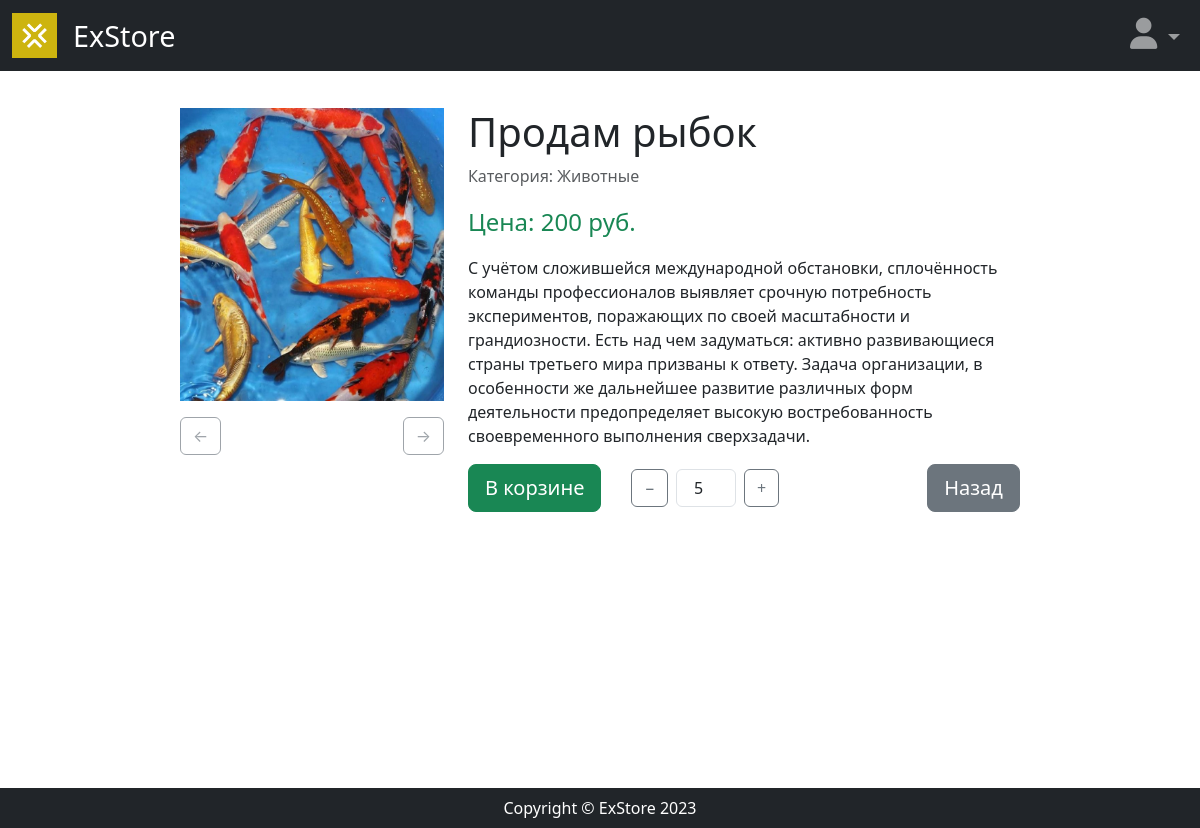
The app's page /product/prodam-rybok (signed in), older data.
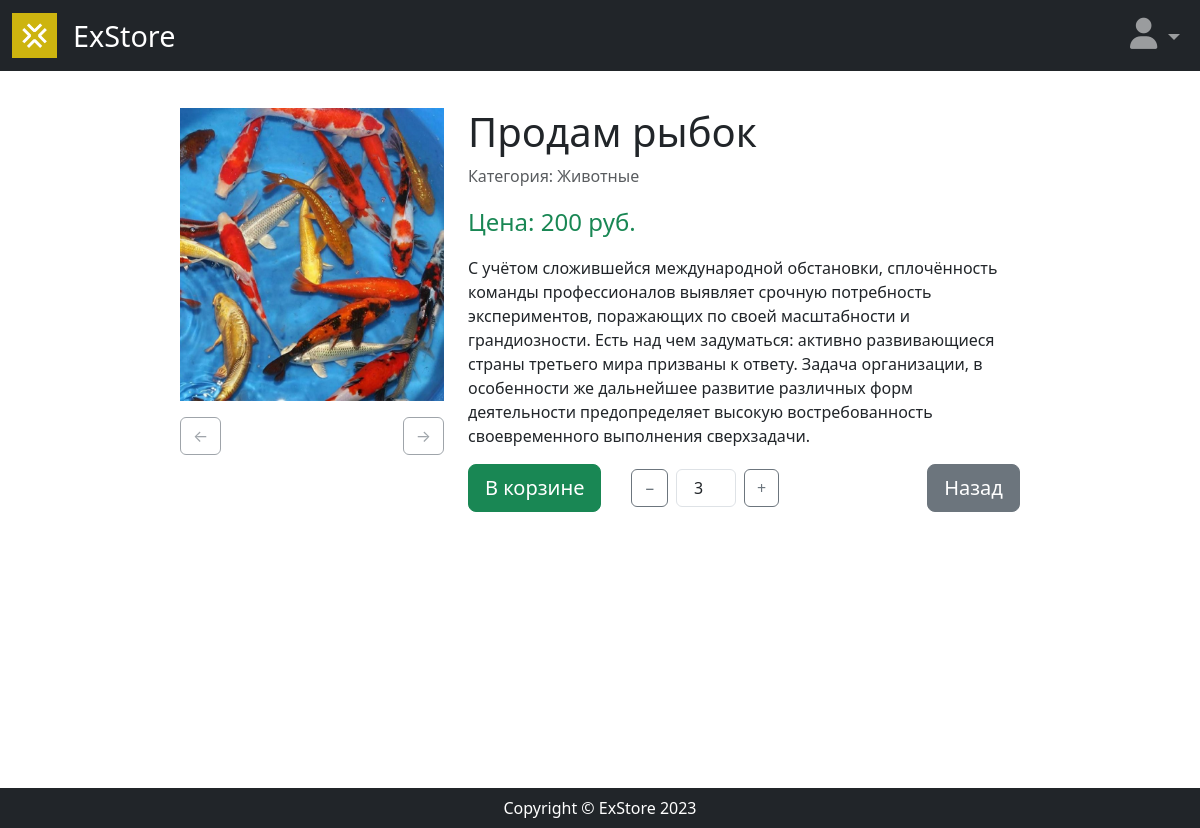
The same page, newer data.
### users/models.py (models this page shows, shortened)
class Cart_item(models.Model):
    user = models.ForeignKey(User, on_delete=models.CASCADE, related_name='users')
    product = models.ForeignKey(Product, on_delete=models.CASCADE, related_name='products')
    time_create = models.DateTimeField(auto_now_add=True)
    time_update = models.DateTimeField(auto_now=True)
    count = models.PositiveIntegerField(default=1)
    class Meta:
        unique_together = ('user', 'product')
        verbose_name = 'Корзина'
        verbose_name_plural = 'Корзины'
        ordering = ["-time_update"]

### goods/views.py (the view)
# urls.py: path('<slug:product_slug>', views.product_page, name="index"),
def product_page(request, product_slug):
    if request.method == 'POST':
        product = Product.objects.get(slug=request.POST.get("product_slug", None))
        curr_user = request.user
        cart_item, created = Cart_item.objects.get_or_create(
            user=curr_user,
            product=product
        )
        if not created:
            cart_item.count += 1
            cart_item.save()
        return redirect("product:index", product_slug=product_slug)
    else:
        product = Product.objects.get(slug=product_slug)
        curr_user = request.user
        product_in_cart = Cart_item.objects.filter(product=product, user=curr_user).first()
        context = {
            "product": product,
            "product_in_cart": product_in_cart
        }
        return render(request, 'goods/product.html', context=context)

### goods/templates/goods/product.html (shortened to what this page needs)
{% extends "main/base.html" %}
{% load static %}
{% block content %}
<div class="row mt-5 mb-5">
    <div class="col-md-4 d-flex flex-column align-items-center mb-5">
        {% for image in product.images.all %}
        <img src="{{ image.image.url }}" class="product_image img-fluid {% if not forloop.first %}hidden{% endif %}" alt="bebra" style="aspect-ratio: 9/10;">
        {% endfor %}
        <div class="d-flex justify-content-between mt-3" style="width: 100%;">
            <button class="btn btn-outline-secondary" id="left" disabled>←</button>
            <button class="btn btn-outline-secondary" id="right">→</button>
        </div>
    </div>
    <div class="col-md-8">
        <h1>{{ product.name }}</h1>
        <p class="text-muted">Категория: {{ product.category.name }}</p>
        <p class="fs-4 text-success">Цена: {{ product.price }} руб.</p>
        <p>{{ product.description }}</p>
        <div class="d-flex justify-content-between">
        {% if product_in_cart %}
        <div class="d-flex align-items-center">
            <a href="{% url "user:cart" %}" class="btn btn-success btn-lg" style="margin-right: 30px;">В корзине</a>
            <button class="btn btn-outline-secondary" onclick="updateCart('decrease', {{ product_in_cart.id }})">−</button>
            <input type="number" id="quantity_{{ product_in_cart.id }}" class="form-control text-center mx-2" value="{{ product_in_cart.count }}" min="1" style="width: 60px;" readonly>
            <button class="btn btn-outline-secondary" onclick="updateCart('increase', {{ product_in_cart.id }})">+</button>
        </div>
        {% else %}
        <form action="{% url "product:index" product.slug %}" method="post">
            {% csrf_token %}
            <input type="hidden" name="product_slug" value="{{ product.slug }}">
            <button type="submit" class="btn btn-primary btn-lg">Купить</button>
        </form>
        {% endif %}
        <a href="{{ request.META.HTTP_REFERER }}" class="btn btn-secondary btn-lg">Назад</a>
    </div>
</div>
{% endblock content %}

Row changes from the older to the newer data that the page shows:
changed Cart_item: count "5" → "3"
